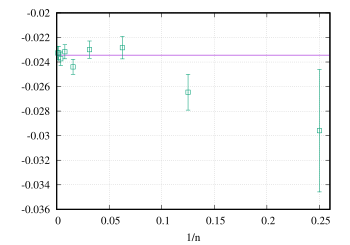

The script that drew this image:
set xrange [0:0.26]
set grid
set xlabel "1/n"
mu = 0.75
sigma2 = 0.1875
sx = -0.09375
kx = 0.0820312
plot \
kx-3*sigma2**2 notitle, \
"< tail -10 ../../stat/bernoulli_distribution.op" u (1/$1):14:15 w e notitle pt 4
